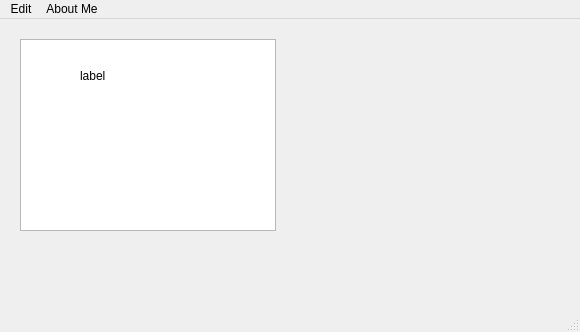
<?xml version="1.0" encoding="UTF-8"?>
<ui version="4.0">
 <class>MainWindow</class>
 <widget class="QMainWindow" name="MainWindow">
  <property name="geometry">
   <rect>
    <x>0</x>
    <y>0</y>
    <width>580</width>
    <height>332</height>
   </rect>
  </property>
  <property name="windowTitle">
   <string>MainWindow</string>
  </property>
  <widget class="QWidget" name="centralwidget">
   <widget class="QTextEdit" name="textEdit">
    <property name="geometry">
     <rect>
      <x>20</x>
      <y>20</y>
      <width>256</width>
      <height>192</height>
     </rect>
    </property>
   </widget>
   <widget class="QLabel" name="label">
    <property name="geometry">
     <rect>
      <x>80</x>
      <y>50</y>
      <width>47</width>
      <height>13</height>
     </rect>
    </property>
    <property name="text">
     <string>label</string>
    </property>
   </widget>
  </widget>
  <widget class="QMenuBar" name="menubar">
   <property name="geometry">
    <rect>
     <x>0</x>
     <y>0</y>
     <width>580</width>
     <height>21</height>
    </rect>
   </property>
   <widget class="QMenu" name="menuEdit">
    <property name="title">
     <string>Edit</string>
    </property>
    <addaction name="actionBold_Text"/>
    <addaction name="actionUnbold_Text"/>
    <addaction name="separator"/>
    <addaction name="actionSuperscript"/>
    <addaction name="actionSubscript"/>
    <addaction name="separator"/>
   </widget>
   <widget class="QMenu" name="menuAbout_Me">
    <property name="title">
     <string>About Me</string>
    </property>
    <addaction name="actionAbout_me"/>
   </widget>
   <addaction name="menuEdit"/>
   <addaction name="menuAbout_Me"/>
  </widget>
  <widget class="QStatusBar" name="statusbar"/>
  <action name="actionBold_Text">
   <property name="icon">
    <iconset resource="AppResource.qrc">
     <normaloff>:/Images/bold-text.png</normaloff>:/Images/bold-text.png</iconset>
   </property>
   <property name="text">
    <string>Bold Text</string>
   </property>
  </action>
  <action name="actionUnbold_Text">
   <property name="text">
    <string>Unbold Text</string>
   </property>
  </action>
  <action name="actionSuperscript">
   <property name="icon">
    <iconset>
     <normalon>:/Images/superscript_icon.png</normalon>
    </iconset>
   </property>
   <property name="text">
    <string>Superscript</string>
   </property>
  </action>
  <action name="actionSubscript">
   <property name="icon">
    <iconset>
     <normalon>:/Images/subscript_icon.png</normalon>
    </iconset>
   </property>
   <property name="text">
    <string>Subscript</string>
   </property>
  </action>
  <action name="actionAbout_me">
   <property name="text">
    <string>About me</string>
   </property>
  </action>
 </widget>
 <resources>
  <include location="AppResource.qrc"/>
 </resources>
 <connections/>
</ui>
